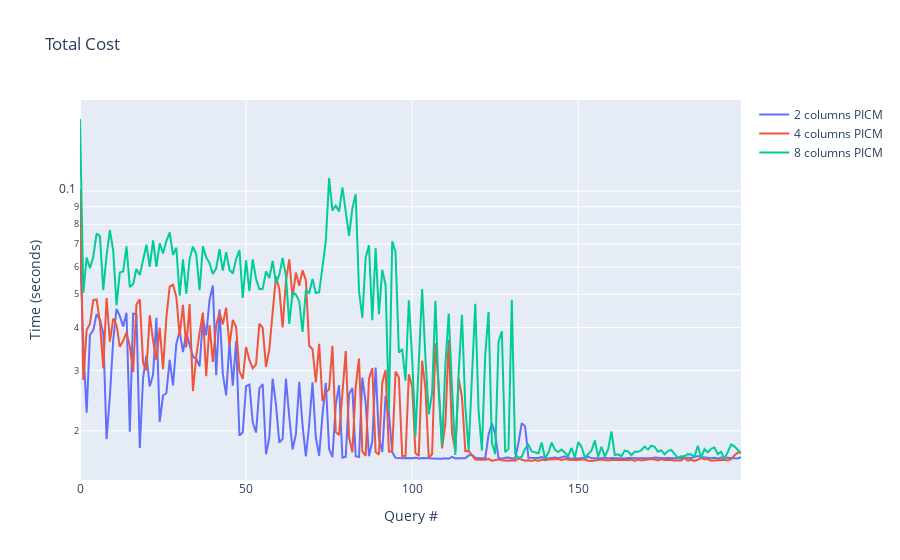

This figure's notebook cell:
### Markdown cell above
# Total Query Cost
Total Query Cost for different deltas

### Code cell
fig = go.Figure()

def plot_time(fig, df, name):
    fig.add_trace(go.Scatter( y=df['query_time'], mode='lines',name=name))

cols = ['2','4','8']

# for col in cols:
#     init_query = []
#     df = read_df(col, files['ProgressiveIndex'], delta=0.2, partition='1024')[:50]
#     plot_time(fig, df, col.split('c')[0]+' columns PI')
# fig.update_layout(title='Total Cost ',
#                    xaxis_title='Delta',
#                    yaxis_title='Time (seconds)',yaxis_type="log")
for col in cols:
    init_query = []
    df = read_df(col, files['ProgressiveIndexCM'], delta=0.2, partition='1024')[:200]
    plot_time(fig, df, col.split('c')[0]+' columns PICM')
fig.update_layout(title='Total Cost ',
                   xaxis_title='Query #',
                   yaxis_title='Time (seconds)',yaxis_type="log")
fig.show()

### Figure 1 — Plotly figure (JSON) as saved in the notebook; plotly's stock layout.template omitted (floating-point values rounded to 4 significant figures; data arrays with more than 128 entries replaced by an {"elided": "..."} marker saying what was removed)
{"data": [{"mode": "lines", "name": "2 columns PICM", "type": "scatter", "y": {"elided": "200 float values"}}, {"mode": "lines", "name": "4 columns PICM", "type": "scatter", "y": {"elided": "200 float values"}}, {"mode": "lines", "name": "8 columns PICM", "type": "scatter", "y": {"elided": "200 float values"}}], "layout": {"title": {"text": "Total Cost "}, "xaxis": {"title": {"text": "Query #"}}, "yaxis": {"title": {"text": "Time (seconds)"}, "type": "log"}}}
